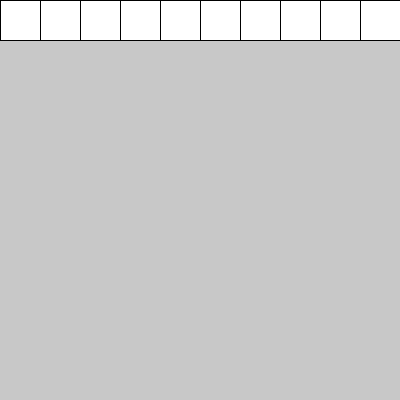
Frame 1 (no input)
Frame 60 (the mouse pressed at the canvas centre just before this capture): identical to frame 1, image omitted
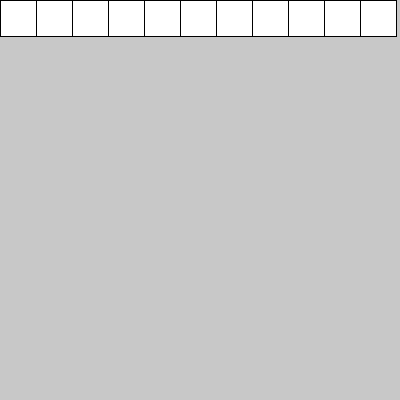
Frame 120 (the mouse held since frame 60 and released just before this capture)

The Processing sketch that drew these frames (run headless with seeded random() and noise(); from frame 60 on, the mouse is pressed at the canvas centre):

// Processing sketch: for_simple_variables
// ── for_simple_variables.pde
int cant = 10;
int tam;

void setup(){
  size(400,400);
  tam = width/cant;
}

void draw(){
  background(200);
  for(int i=0; i<cant;i++){
    rect(i*tam,0,tam,tam);
  }
}

void mousePressed(){
  cant++;
  tam = width/cant;
}

void keyPressed(){
  cant--;
  tam = width/cant;
}
